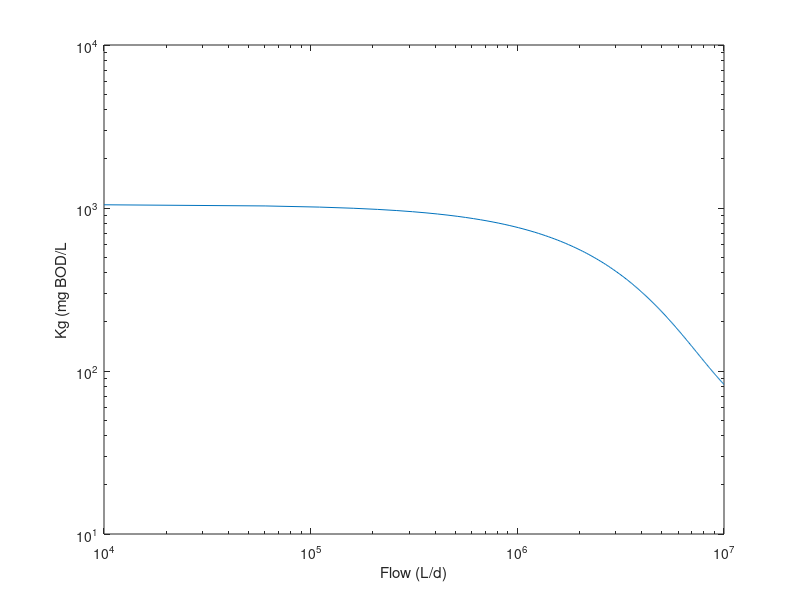
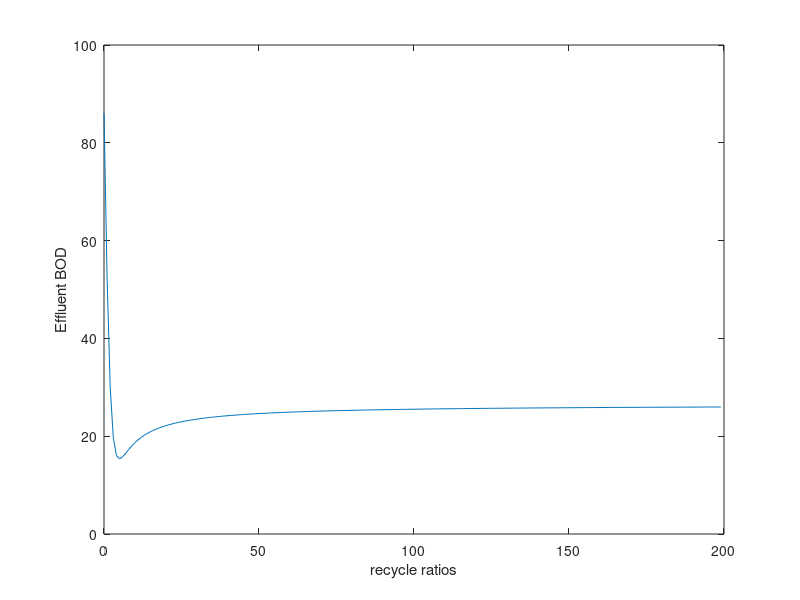

These figures' MATLAB source, in order:
%% hw5
Q = 8E6;
S0 = 250;
P = 16000;
alpha = 75;

%%% part a
r = 2;
Qhl = 21600;
A = Q*(1+r)/Qhl;
Kg = 50 + 1000* (10^(-.000055*(Q*(1+r)/A)));

%%% part b
Se = 30;
fun = @(H) Kg*log((S0+r*Se)/(Se*(1+r))) + (S0-Se)/(1+r) - P*alpha*A*H/(Q*(1+r));
x0 = [0,10];
H = fzero(fun,x0);

%%% part c

%%% part d
Q_range = linspace(10.^4,10.^7,200);
Kg_range = 50 + 1000* (10.^(-.000055*(Q_range*(1+r)/A)));
figure()
loglog(Q_range,Kg_range)
xlabel('Flow (L/d)')
ylabel('Kg (mg BOD/L')

%%  part e
%find minimum Se for all r's 
%plot Se as fcn of r
r = 0;
while r < 200
r_vec(r+1) = r;
Kg = 50 + 1000* (10^(-.000055*(Q*(1+r)/A)));
funE = @(Se) Kg*log((S0+r*Se)/(Se*(1+r))) + (S0-Se)/(1+r) - P*alpha*A*H/(Q*(1+r));
x0 = [.01,250];
Se1(r+ 1) = fzero(funE,x0);
r = r + 1;
end
figure()
plot(r_vec, Se1)
xlabel('recycle ratios')
ylabel('Effluent BOD')

Se_min = min(Se1);
r_best = r_vec(find(Se1 == Se_min)); %make this work right!

%% Question 2 %%

%%% part d 

%does zero recycle work?
r = 0;
Kg2 = 50 + 1000* (10^(-.000055*(Q*(1+r)/A)));
fun2 = @(Se) Kg2*log((S0+r*Se)/(Se*(1+r))) + (S0-Se)/(1+r) - P*alpha*A*H/(Q*(1+r));
x0 = [.01,1000];
Se2 = fzero(fun2,x0); %85


%no, some recycle is needed.
while Se2 > 30  
    Kg2 = 50 + 1000* (10^(-.000055*(Q*(1+r)/A)));
    fun2 = @(Se) Kg2*log((S0+r*Se)/(Se*(1+r))) + (S0-Se)/(1+r) - P*alpha*A*H/(Q*(1+r));
    x0 = [15, 86];
    Se2 = fzero(fun2,x0);
    r = r + .01;
end 




